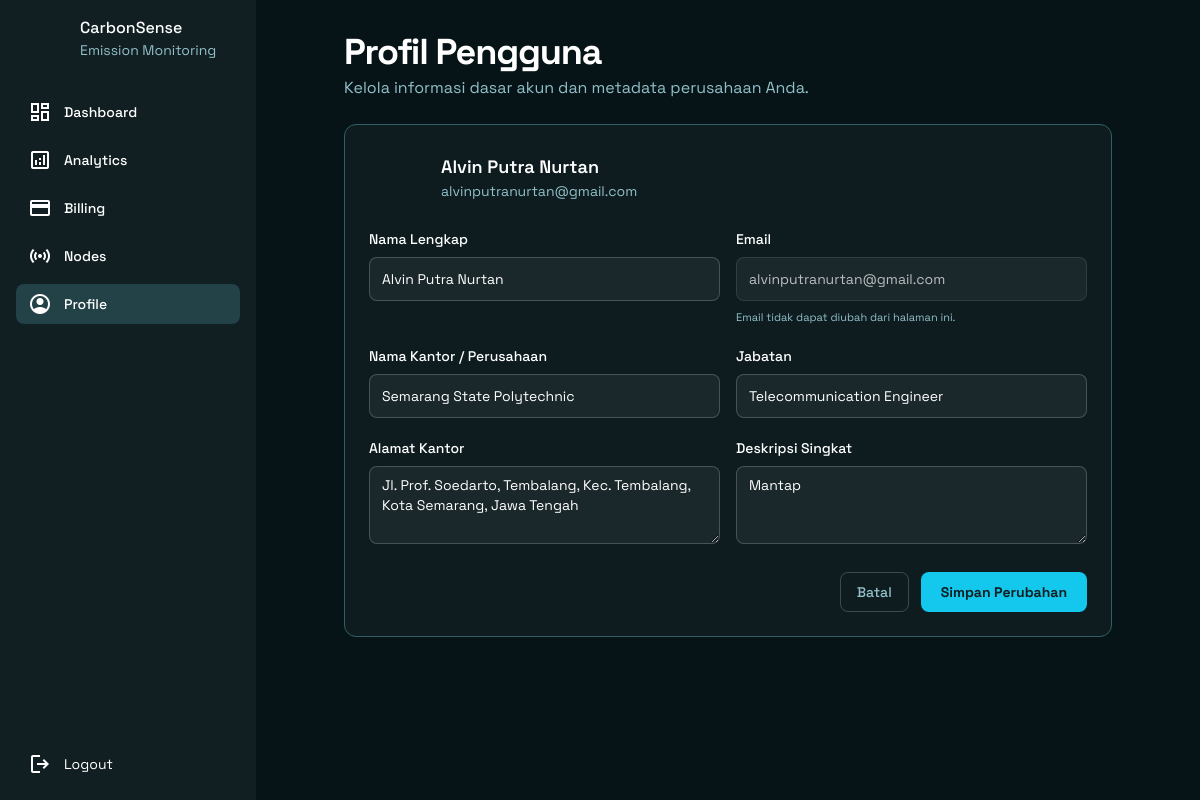
Screenshot of /index.php?page=profile (signed in) with the database file from the repository.
### tables this page shows
CREATE TABLE `users` (
  `id` int(11) NOT NULL,
  `name` varchar(100) NOT NULL,
  `company_name` varchar(150) DEFAULT NULL,
  `profile_bio` text DEFAULT NULL,
  `profile_meta` longtext DEFAULT NULL CHECK (json_valid(`profile_meta`)),
  `email` varchar(150) NOT NULL,
  `password` varchar(255) NOT NULL,
  `created_at` timestamp NULL DEFAULT current_timestamp()
);

### pages/profile.php (the view, shortened to what this page needs)
<?php
require_once __DIR__.'/../api/config.php';
$baseUrl = $baseUrl ?? '';
$userId = $_SESSION['user_id'] ?? null;
$user = [
    'email' => '',
    'name' => '',
    'company_name' => '',
    'profile_bio' => '',
    'profile_meta' => null,
];
if ($userId) {
    $stmt = $conn->prepare('
        SELECT id, email, name, company_name, profile_bio, profile_meta
        FROM users
        WHERE id = ?
        LIMIT 1
    ');
    if ($stmt) {
        $stmt->bind_param('i', $userId);
        $stmt->execute();
        $res = $stmt->get_result();
        if ($res && $row = $res->fetch_assoc()) {
            $user = $row;
        }
    }
}
$metaArr = [];
if (!empty($user['profile_meta'])) {
    $decoded = json_decode($user['profile_meta'], true);
    if (is_array($decoded)) {
        $metaArr = $decoded;
    }
}
$jobTitle = $metaArr['job_title'] ?? '';
$officeAddress = $metaArr['office_address'] ?? '';
?>
<div class="w-full max-w-3xl mx-auto flex flex-col gap-6">
  <div class="flex flex-wrap justify-between items-center gap-4">
    <div class="flex items-center gap-3">
      <div class="flex flex-col gap-1">
        <p class="text-white text-3xl md:text-4xl font-black leading-tight tracking-[-0.033em]">
          Profil Pengguna
        </p>
        <p class="text-textmuted text-sm md:text-base">
          Kelola informasi dasar akun dan metadata perusahaan Anda.
        </p>
      </div>
    </div>
  </div>
  <section class="flex flex-col gap-6 rounded-xl border border-border bg-card/80 p-6">
    <div class="flex items-center gap-4">
      <div
        class="bg-center bg-no-repeat bg-cover rounded-full size-14"
        style='background-image: url("https://lh3.googleusercontent.com/aida-public/AB6AXuB6X0_wHDenPCn4sA39nLyQ1yEHQRU3jDF78q4Hy198ipRAacYWv_7jD7Mw31QQM1RZcgTQaq4ytcvNxfgSID4BHaZo6ZN-u7po_1NGin7G0Ye_5TmpPRW6uC4ANzZ4oFGOCeHaLQsnuMu80RuGiqkSpy3NdMGcTj5rt1YP9IcqKhF9mv5x8aO2hWVVky5fTCmDJXI2cEfGmg2zRl51he7pB0hRn63Qu4PHvAyJW-F9hYfqWyXnm9vP7kHEot4ApPjbdzncWhz_QeN7");'>
      </div>
      <div class="flex flex-col">
        <p class="text-white text-lg font-semibold">
          <?php echo htmlspecialchars($user['name'] ?: 'Nama belum diisi'); ?>
        </p>
        <p class="text-textmuted text-sm">
          <?php echo htmlspecialchars($user['email'] ?: 'Email belum diisi'); ?>
        </p>
      </div>
    </div>
    <form method="post" class="flex flex-col gap-5">
      <div class="grid grid-cols-1 md:grid-cols-2 gap-4">
        <div class="flex flex-col gap-2">
          <label class="text-sm font-medium text-white" for="name">Nama Lengkap</label>
          <input
            id="name"
            name="name"
            type="text"
            class="form-input h-11 w-full rounded-lg border border-white/20 bg-white/5 px-3 py-2 text-sm text-white placeholder:text-white/40 focus:border-primary focus:outline-none focus:ring-1 focus:ring-primary"
            placeholder="Nama lengkap"
            value="<?php echo htmlspecialchars($user['name']); ?>"
            required
          />
        </div>
        <div class="flex flex-col gap-2">
          <label class="text-sm font-medium text-white" for="email">Email</label>
          <input
            id="email"
            type="email"
            class="form-input h-11 w-full rounded-lg border border-white/10 bg-white/5 px-3 py-2 text-sm text-white/70 placeholder:text-white/40 focus:outline-none"
            value="<?php echo htmlspecialchars($user['email']); ?>"
            disabled
          />
          <p class="text-[11px] text-textmuted">
            Email tidak dapat diubah dari halaman ini.
          </p>
        </div>
      </div>
      <div class="grid grid-cols-1 md:grid-cols-2 gap-4">
        <div class="flex flex-col gap-2">
          <label class="text-sm font-medium text-white" for="company_name">Nama Kantor / Perusahaan</label>
          <input
            id="company_name"
            name="company_name"
            type="text"
            class="form-input h-11 w-full rounded-lg border border-white/20 bg-white/5 px-3 py-2 text-sm text-white placeholder:text-white/40 focus:border-primary focus:outline-none focus:ring-1 focus:ring-primary"
            placeholder="Contoh: PT Green Environment"
            value="<?php echo htmlspecialchars($user['company_name'] ?? ''); ?>"
          />
        </div>
        <div class="flex flex-col gap-2">
          <label class="text-sm font-medium text-white" for="job_title">Jabatan</label>
          <input
            id="job_title"
            name="job_title"
            type="text"
            class="form-input h-11 w-full rounded-lg border border-white/20 bg-white/5 px-3 py-2 text-sm text-white placeholder:text-white/40 focus:border-primary focus:outline-none focus:ring-1 focus:ring-primary"
            placeholder="Contoh: Environmental Engineer"
            value="<?php echo htmlspecialchars($jobTitle); ?>"
          />
        </div>
      </div>
      <div class="grid grid-cols-1 md:grid-cols-2 gap-4">
        <div class="flex flex-col gap-2">
          <label class="text-sm font-medium text-white" for="office_address">Alamat Kantor</label>
          <textarea
            id="office_address"
            name="office_address"
            rows="3"
            class="form-textarea w-full rounded-lg border border-white/20 bg-white/5 px-3 py-2 text-sm text-white placeholder:text-white/40 focus:border-primary focus:outline-none focus:ring-1 focus:ring-primary"
            placeholder="Alamat lengkap kantor atau lokasi operasional utama"><?php
              echo htmlspecialchars($officeAddress);
?></textarea>
        </div>
        <div class="flex flex-col gap-2">
          <label class="text-sm font-medium text-white" for="profile_bio">Deskripsi Singkat</label>
          <textarea
            id="profile_bio"
            name="profile_bio"
            rows="3"
            class="form-textarea w-full rounded-lg border border-white/20 bg-white/5 px-3 py-2 text-sm text-white placeholder:text-white/40 focus:border-primary focus:outline-none focus:ring-1 focus:ring-primary"
            placeholder="Deskripsikan fokus pekerjaan atau aktivitas pemantauan emisi Anda di sini."><?php
  echo htmlspecialchars($user['profile_bio'] ?? '');
?></textarea>
        </div>
      </div>
      <div class="flex flex-wrap justify-end gap-3 pt-2">
        <a
          href="<?php echo $baseUrl; ?>/index.php?page=dashboard"
          class="inline-flex items-center justify-center rounded-lg border border-white/20 bg-transparent px-4 h-10 text-sm font-medium text-textmuted hover:bg-white/5">
          Batal
        </a>
        <button
          type="submit"
          class="inline-flex items-center justify-center rounded-lg bg-primary px-5 h-10 text-sm font-bold text-background-dark hover:bg-primary/90">
          Simpan Perubahan
        </button>
      </div>
    </form>
  </section>
</div>

### index.php (style rules this page uses)
* { scrollbar-width: thin; scrollbar-color: #244649 #0f1f22; }

### rows the page displays
users: name "Alvin Putra Nurtan", email "alvinputranurtan@gmail.com", company_name "Semarang State Polytechnic", job_title "Telecommunication Engineer", office_address "Jl. Prof. Soedarto, Tembalang, Kec. Tembalang, Kota Semarang, Jawa Tengah", profile_bio "Mantap"

### other values shown
$label "Dashboard Analytics Billing Nodes Profile"
